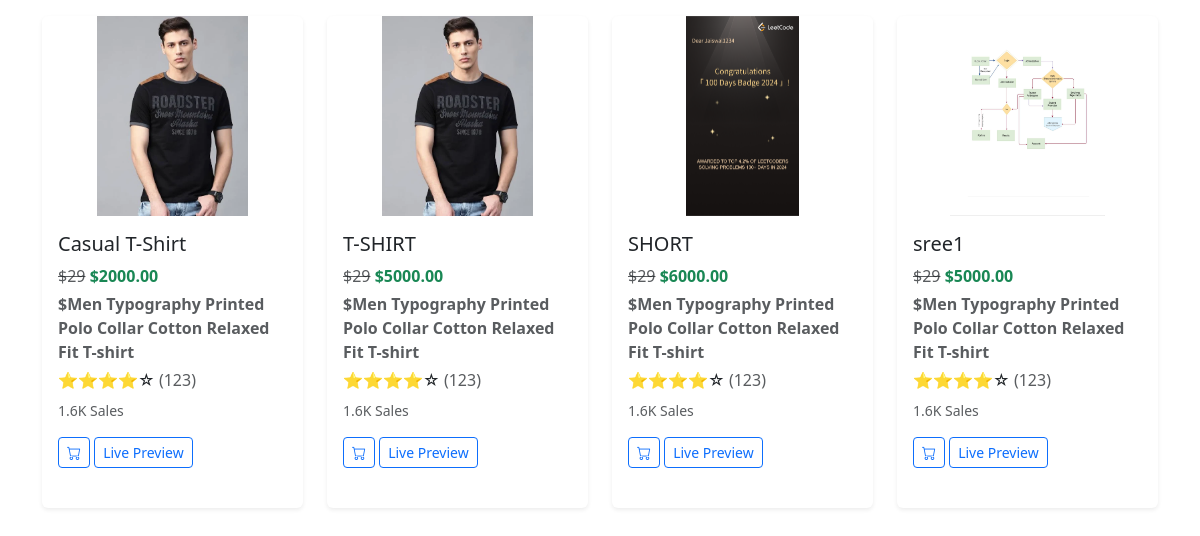
Screenshot of /products/ with the database file from the repository.
### user/models.py (models this page shows, shortened)
class Product(models.Model):
    name=models.CharField(max_length=200)
    description=models.TextField()
    price=models.DecimalField(max_digits=8,decimal_places=2)
    image=models.ImageField(upload_to='products_image/')

### user/views.py (the view)
# urls.py: path('products/', views.product_list, name='product_list'),
def product_list(request):
    products = Product.objects.all()
    return render(request, 'user/home.html', {'products': products})

### user/templates/user/home.html (shortened to what this page needs)
<!DOCTYPE html>
<html>
<head>
    <link href="https://cdn.jsdelivr.net/npm/bootstrap@5.3.0/dist/css/bootstrap.min.css" rel="stylesheet">
    <link href="https://cdn.jsdelivr.net/npm/bootstrap-icons@1.10.5/font/bootstrap-icons.css" rel="stylesheet">
</head>
<body>
    <div class="container mt-3">
        <div class="row">
            {% for product in products %}
                <div class="col-12 col-md-3">
                    <div class="card shadow-sm border-0 mb-4 h-100 product-card">
                        <img src="{{ product.image.url }}" class="card-img-top" alt="{{ product.name }}">
                        <div class="card-body">
                            <h5 class="card-title">{{ product.name }}</h5>
                            <p class="card-text text-muted mb-1">
                                <del>$29</del> <span class="fw-bold text-success">${{ product.price }}</span>
                            </p>
                            <p class="card-text text-muted mb-1">
                             <span class="fw-bold">${{ product.description }}</span>
                            </p>
                            <div class="mb-2">
                                ⭐⭐⭐⭐☆ <span class="text-muted">(123)</span>
                            </div>
                            <p class="text-muted small">1.6K Sales</p>
                            <a href="{% url 'add_to_cart' product.id %}" class="btn btn-outline-primary btn-sm" title="Add to Cart">
                                <i class="bi bi-cart"></i>
                            </a>
                            <a href="#" class="btn btn-outline-primary btn-sm">Live Preview</a>
                        </div>
                    </div>
                </div>
            {% endfor %}
        </div>
    </div>
</body>
</html>

### user/templates/user/home.html (style rules this page uses)
.product-card { transition: transform 0.3s ease, box-shadow 0.3s ease; }
.card-img-top { height: 200px; object-fit: contain; }

### rows the page displays
Product: image (picture), name "Casual T-Shirt", price "2000.00", description "Men Typography Printed Polo Collar Cotton Relaxed Fit T-shirt"
Product: image (picture), name "T-SHIRT", price "5000.00", description "Men Typography Printed Polo Collar Cotton Relaxed Fit T-shirt"
Product: image (picture), name "SHORT", price "6000.00", description "Men Typography Printed Polo Collar Cotton Relaxed Fit T-shirt"
Product: image (picture), name "sree1", price "5000.00", description "Men Typography Printed Polo Collar Cotton Relaxed Fit T-shirt"
